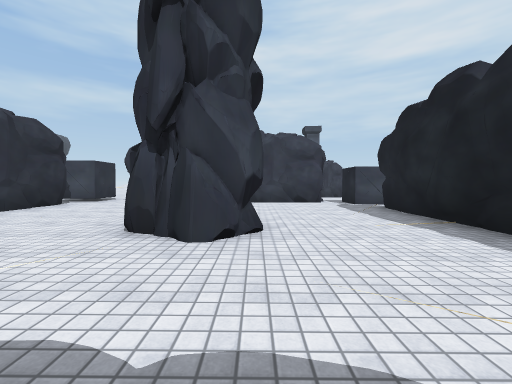
[1] (above)

24 first-person views from a walk through a scene from a Unity 3-D project. The camera is 1.3 m above the floor, tilts 2° down and sees 90° across. The floor is counted in squares, 2 m on a side. Each view is taken from the middle of a square. On the plan, view 1 faces up. The plan holds only what a view shows up to about 9 squares ahead; the rest is blank. The place goes on beyond the plan. Some surface patterns are stand-ins.

[2]
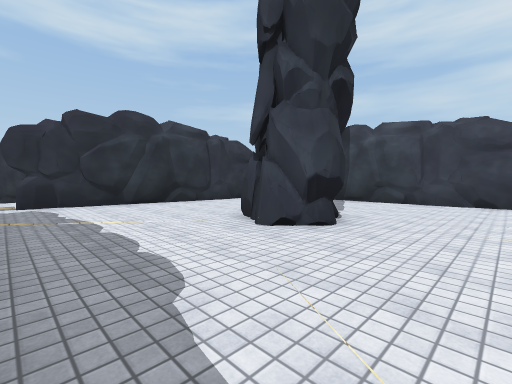

[3]
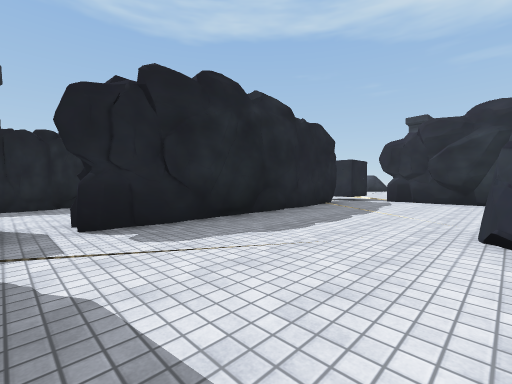

[4]
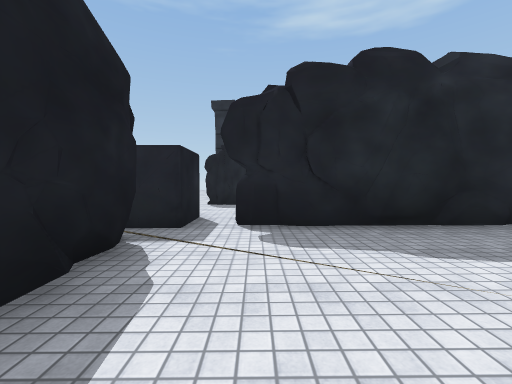

[5]
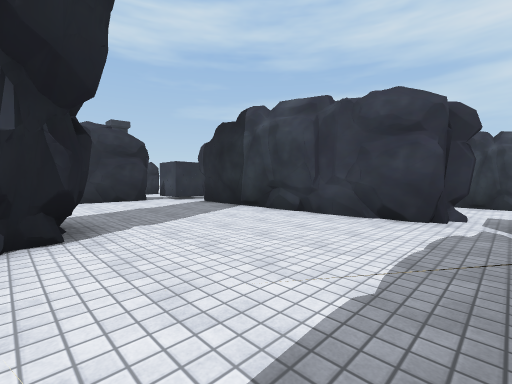

[6]
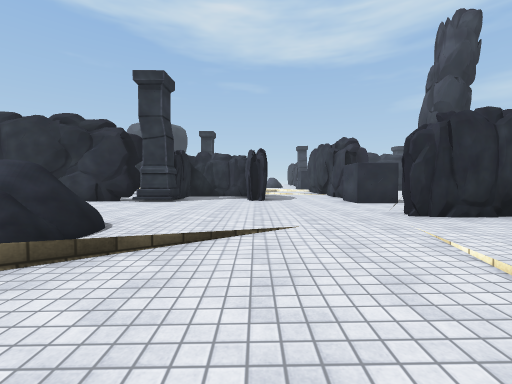

[7]
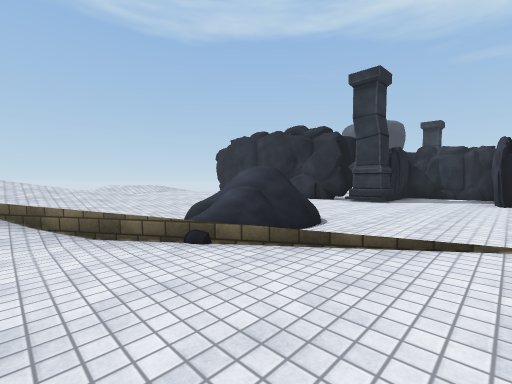

[8]
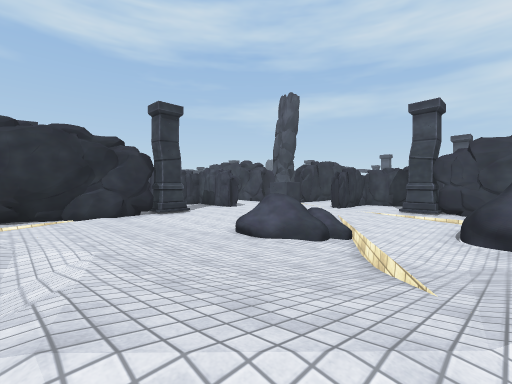

[9]
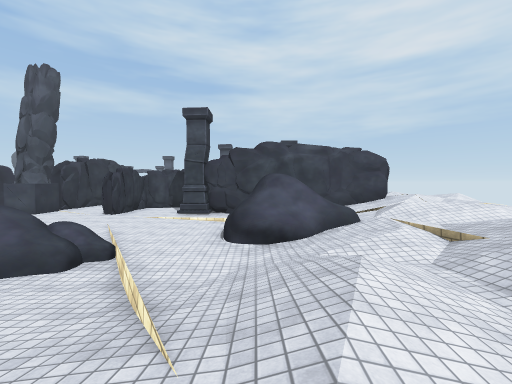

[10]
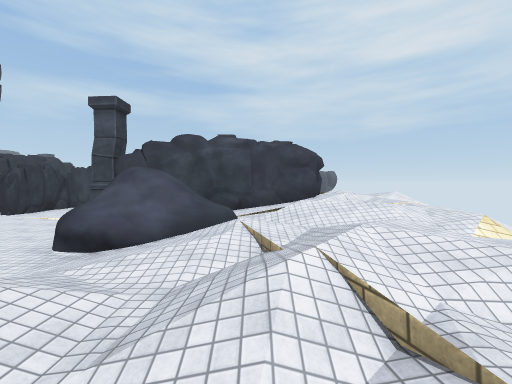

[11]
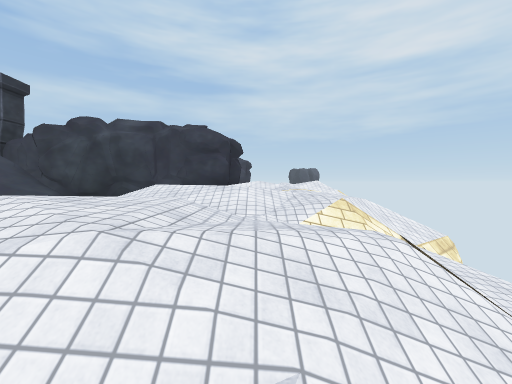

[12]
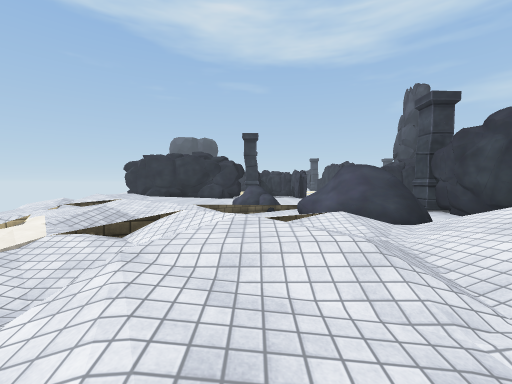

[13]
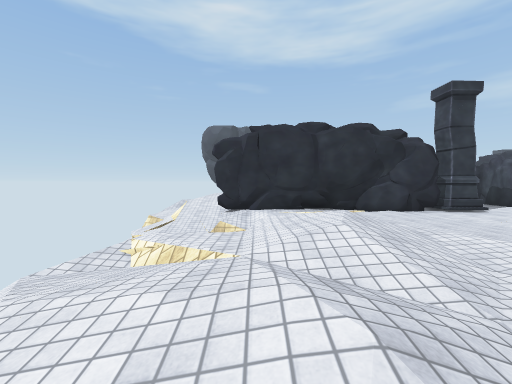

[14]
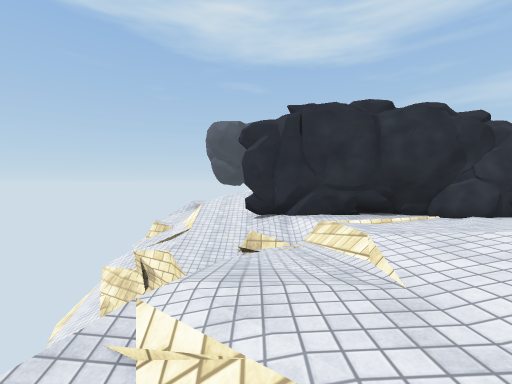

[15]
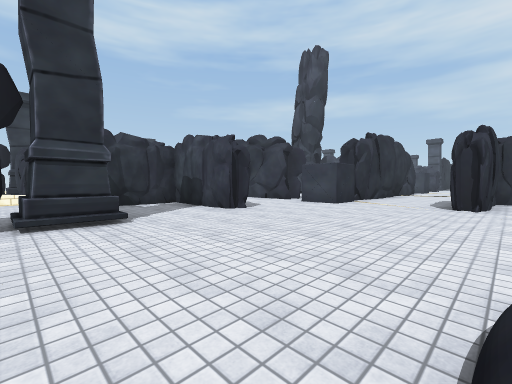

[16]
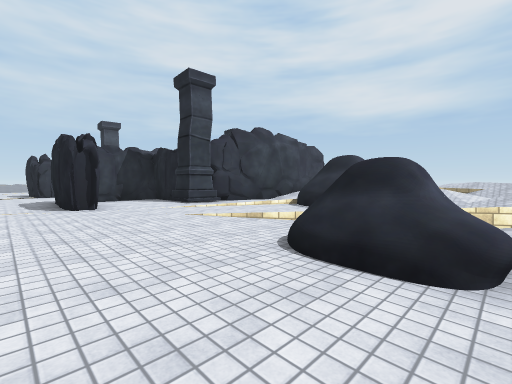

[17]
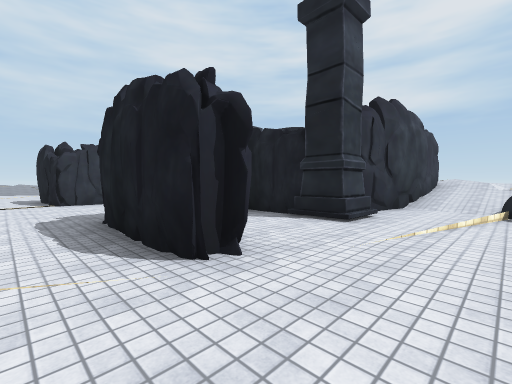

[18]
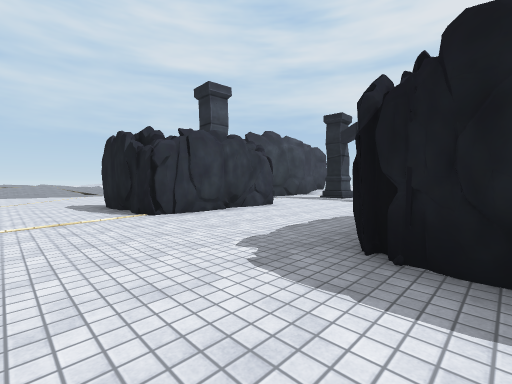

[19]
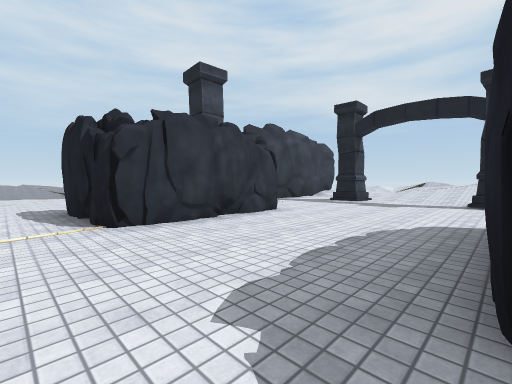

[20]
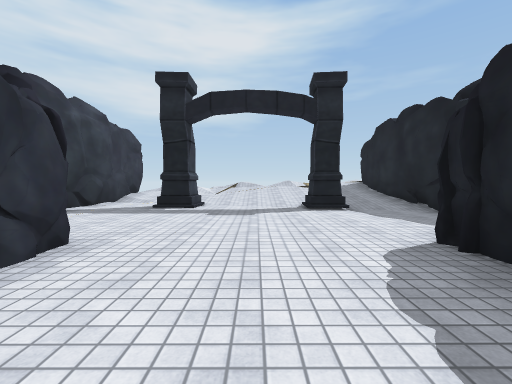

[21]
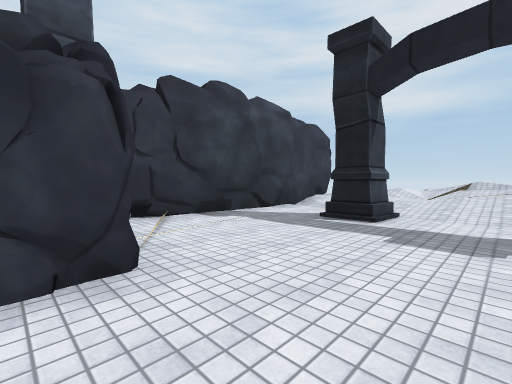

[22]
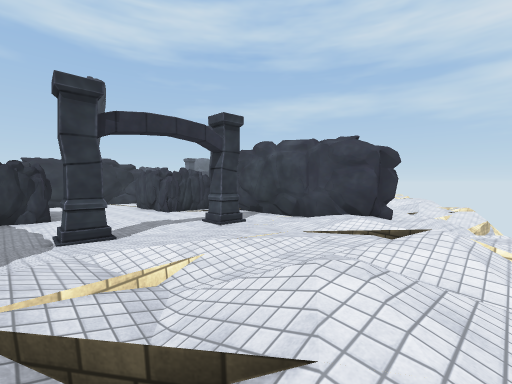

[23]
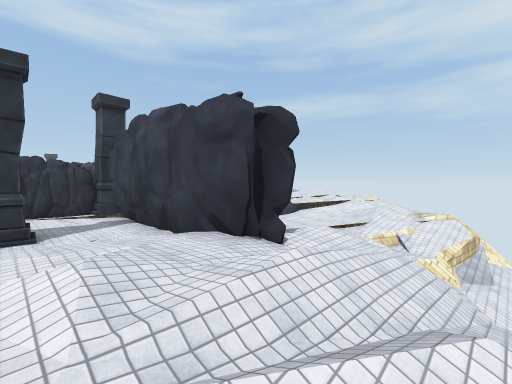

[24]
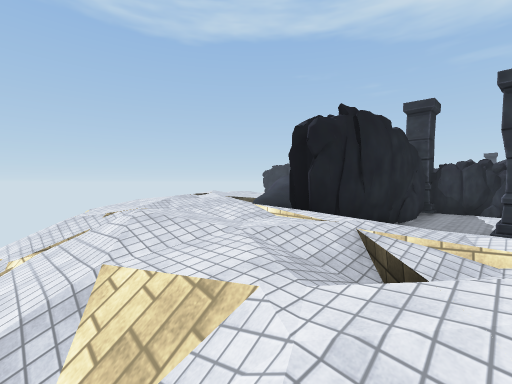

### Floor plan
Key: @ floor where view 1 was taken; # wall or solid block; . main floor; : floor 0.25 m higher than the main floor; - floor 0.25 m lower than the main floor; + floor 0.5 m higher than the main floor; _ floor 0.5 m lower than the main floor; * floor 0.75 m higher than the main floor; % floor 1 m higher than the main floor; < floor 1 m lower than the main floor; & floor 1.25 m higher than the main floor; ( floor 1.25 m lower than the main floor; $ floor 1.5 m higher than the main floor; / step, stairs or slope; = window, fence, low wall or low ledge; v drop or lower ground; O other object.
Columns run from 9 left of view 1 to 22 right of it. Each row starts with its distance up from view 1.
 11            .. ...           //v
 10            .. ...           //
  9    O.#######.O...          +://
  8    .............#  #########:/_
  7    #.........#..#  #......+++//
  6    #.........#..## #.....:+**//
  5    #.........#...###....#:+++**
  4    #....##...#...........:++*/%
  3    #....#....#...........++*%//
  2    #.........#...........++%*&/
  1    #.........#..####.../#++**//%
  0 #........@...#..#..#....:+*%//&/
 -1    O.#######OO..#..###.###*#/&&/
 -2    O       .OO..#..#########$&//
 -3            ...........-.:+*&&&/=
 -4            ..........-OO++**/&//
 -5           ###.......--OOO+/&/&//
 -6           #........---OOO+///%/v
 -7           #.......OO--O.+*//+//v
 -8           ###....OOO=--:++/&*//
 -9        =....#....-O-=-//+/////
-10             #........=/*+/*:/
-11             #..:::::++/*%**
-12             ##/+++++*%&**=
-13             ##-/++++/&///
-14             ##.++*%*+:
-15             #/////++*+
-16           *+#/<_-:/+/
-17           *+/_(/  //
-18            =//v
-19            =/vv
-20             vv

Positions as (right, up) in squares from view 1, and headings:
1: (0, 0), facing up
2: (2, 0), facing up-left
3: (3, 3), facing down-left
4: (2, 3), facing down
5: (3, 4), facing up-left
6: (12, -5), facing left
7: (12, -5), facing down-left
8: (13, -13), facing up-left
9: (13, -12), facing up
10: (16, -11), facing up
11: (19, -10), facing up
12: (20, -8), facing left
13: (12, -15), facing left
14: (10, -16), facing left
15: (8, -9), facing up-left
16: (6, -9), facing up-right
17: (6, -4), facing up-right
18: (5, 0), facing up-right
19: (6, 1), facing up-right
20: (8, 3), facing right
21: (10, 3), facing up-right
22: (21, 0), facing up-left
23: (21, 5), facing up-left
24: (22, 1), facing down-left
